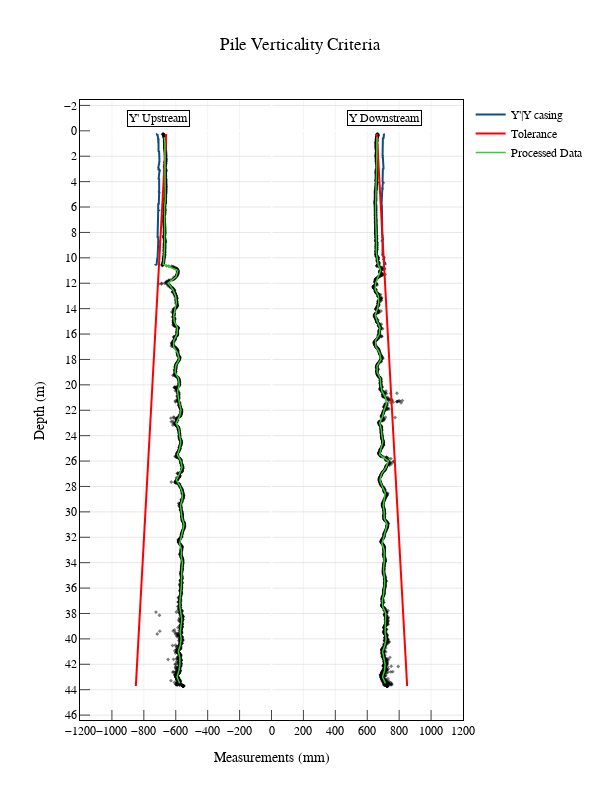

Here is the notebook cell this chart was saved with:
### Code cell
layout = go.Layout(
                    font = dict(family = 'Arial', color = 'black'), #Sets the global font
                    width = 600,
                    height = 800,
                    title = dict(text = 'Pile Verticality Criteria',
                                 x = 0.5 , 
                                 xanchor = 'center'),
                    plot_bgcolor='#FFF',  # Sets background color to white
                    xaxis=dict(
                        title = 'Measurements (mm)', 
                        linecolor = 'black',  
                        range = [-1200,1200],
                        mirror=True,
                        showgrid=True,
                        gridcolor = '#E8E7E4',
                        gridwidth = 0.5,
                        ticks = 'inside',
                        ticklen = 10,
                        tickmode = 'linear',
                        tickangle = 0,
                        tick0 = -1200,
                        dtick = 200
                       ),
                    yaxis=dict(
                        title = 'Depth (m)',  
                        linecolor = 'black',  
                        mirror=True,
                        tickmode = 'linear',
                        showgrid=True,
                        gridcolor = '#E8E7E4',
                        ticks = 'inside',
                        ticklen = 10,
                        tick0 = 0,
                        dtick = 2,
                        autorange= 'reversed',
                        range = [0, 54],
                    )
                    )

data=go.Scatter(x=df_koden['Y'], y=df_koden['Depth (m)'], mode = 'markers',showlegend=False,
                marker = dict(color = 'black',
                              size = 3,
                              symbol = "diamond",
                              opacity = 0.5))

fig = go.Figure(data=data, layout=layout)
                              
fig.add_trace(go.Scatter
              (x=df_koden["Y'"]*-1, y=df_koden['Depth (m)'], mode = 'markers',showlegend=False,
                marker = dict(color = 'black',
                              size = 3,
                              symbol = "diamond",
                              opacity = 0.5)))

#ADD CASING Traces
fig.add_trace(go.Scatter
              (x=df_casing["Y'"]*-1, y=df_casing['Depth (m)'], mode = 'lines',name="Y'|Y casing",
               line_color = '#0D4C85'))

fig.add_trace(go.Scatter
              (x=df_casing["Y"], y=df_casing['Depth (m)'], mode = 'lines',
               line_color = '#0D4C85',showlegend=False))

#ADD TOLERANCE Traces

y = [0.25,43.71]
fig.add_trace(go.Scatter (x=[660,850], y=y, mode = 'lines',name='Tolerance',
                         line= dict(color = 'red',
                                     width = 2)))

fig.add_trace(go.Scatter (x=[-660,-850], y=y, mode = 'lines',showlegend=False,
                         line= dict(color = 'red',
                                     width = 2)))

#ADD FITLERED DATA
fig.add_trace(go.Scatter (x=df_filt['Y'], y=df_filt['Depth (m)'], mode = 'lines',showlegend=False,
                         line= dict(color = 'limegreen',
                                     width = 1.5)))
fig.add_trace(go.Scatter (x=df_filt["Y'"]*-1, y=df_filt['Depth (m)'], mode = 'lines',name= 'Processed Data',
                         line= dict(color = 'limegreen',
                                     width = 1.5)))


#ANNOTATIONS
fig.add_annotation( x=-710, y=-1, text="Y' Upstream",xanchor ='center',bordercolor='black', showarrow=False)
fig.add_annotation( x=710, y=-1, text="Y Downstream",xanchor ='center',bordercolor='black', showarrow=False)
fig.show()

### Figure 1 — Plotly figure (JSON) as saved in the notebook; plotly's stock layout.template omitted (floating-point values rounded to 4 significant figures; data arrays with more than 128 entries replaced by an {"elided": "..."} marker saying what was removed)
{"data": [{"marker": {"color": "black", "opacity": 0.5, "size": 3, "symbol": "diamond"}, "mode": "markers", "showlegend": false, "type": "scatter", "x": {"elided": "2336 int values"}, "y": {"elided": "2336 float values"}}, {"marker": {"color": "black", "opacity": 0.5, "size": 3, "symbol": "diamond"}, "mode": "markers", "showlegend": false, "type": "scatter", "x": {"elided": "2336 int values"}, "y": {"elided": "2336 float values"}}, {"line": {"color": "#0D4C85"}, "mode": "lines", "name": "Y'|Y casing", "type": "scatter", "x": {"elided": "2336 int values"}, "y": {"elided": "2336 float values"}}, {"line": {"color": "#0D4C85"}, "mode": "lines", "showlegend": false, "type": "scatter", "x": {"elided": "2336 int values"}, "y": {"elided": "2336 float values"}}, {"line": {"color": "red", "width": 2}, "mode": "lines", "name": "Tolerance", "type": "scatter", "x": [660, 850], "y": [0.25, 43.71]}, {"line": {"color": "red", "width": 2}, "mode": "lines", "showlegend": false, "type": "scatter", "x": [-660, -850], "y": [0.25, 43.71]}, {"line": {"color": "limegreen", "width": 1.5}, "mode": "lines", "showlegend": false, "type": "scatter", "x": [714, 696, 708, 712, 704, 696, 710, 718, 712, 713, 718, 716, 698, 694, 702, 708, 710, 706, 702, 706, 706, 706, 692, 702, 714, 725, 706, 706, 700, 708, 713, 694, 679, 690, 718, 732, 678, 686, 698, 692, 688, 678, 696, 705, 720, 714, 692, 684, 682, 662, 662, 686, 678, 654, 652, 676, 680, 662, 650, 664, 672, 670, 650, 652, 670, 684, 668, 664, 656, 658, 656, 654, 654, 652, 652, 652, 652, 652, 655, 656, 658, 658, 660, 658, 658, 657, 661], "y": [43.5, 43, 42.5, 42, 41.5, 41, 40.5, 40, 39.5, 39, 38.5, 38, 37.5, 37, 36.5, 36, 35.5, 35, 34.5, 34, 33.5, 33, 32.5, 32, 31.5, 31, 30.5, 30, 29.5, 29, 28.5, 28, 27.5, 27, 26.5, 26, 25.5, 25, 24.5, 24, 23.5, 23, 22.5, 22, 21.5, 21, 20.5, 20, 19.5, 19, 18.5, 18, 17.5, 17, 16.5, 16, 15.5, 15, 14.5, 14, 13.5, 13, 12.5, 12, 11.5, 11, 10.5, 10, 9.5, 9, 8.5, 8, 7.5, 7, 6.5, 6, 5.5, 5, 4.5, 4, 3.5, 3, 2.5, 2, 1.5, 1, 0.5]}, {"line": {"color": "limegreen", "width": 1.5}, "mode": "lines", "name": "Processed Data", "type": "scatter", "x": [-576, -592, -580, -574, -574, -584, -572, -566, -572, -565, -562, -568, -574, -574, -568, -566, -564, -564, -562, -558, -566, -564, -576, -566, -556, -548, -560, -564, -570, -560, -558, -572, -596, -577, -560, -568, -590, -576, -568, -576, -580, -598, -576, -567, -576, -584, -588, -578, -583, -604, -600, -578, -588, -614, -612, -592, -590, -610, -612, -606, -596, -601, -618, -648, -598, -588, -678, -674, -670, -670, -670, -670, -670, -674, -670, -670, -666, -666, -664, -664, -666, -666, -665, -664, -668, -668, -672], "y": [43.5, 43, 42.5, 42, 41.5, 41, 40.5, 40, 39.5, 39, 38.5, 38, 37.5, 37, 36.5, 36, 35.5, 35, 34.5, 34, 33.5, 33, 32.5, 32, 31.5, 31, 30.5, 30, 29.5, 29, 28.5, 28, 27.5, 27, 26.5, 26, 25.5, 25, 24.5, 24, 23.5, 23, 22.5, 22, 21.5, 21, 20.5, 20, 19.5, 19, 18.5, 18, 17.5, 17, 16.5, 16, 15.5, 15, 14.5, 14, 13.5, 13, 12.5, 12, 11.5, 11, 10.5, 10, 9.5, 9, 8.5, 8, 7.5, 7, 6.5, 6, 5.5, 5, 4.5, 4, 3.5, 3, 2.5, 2, 1.5, 1, 0.5]}], "layout": {"annotations": [{"bordercolor": "black", "showarrow": false, "text": "Y' Upstream", "x": -710, "xanchor": "center", "y": -1}, {"bordercolor": "black", "showarrow": false, "text": "Y Downstream", "x": 710, "xanchor": "center", "y": -1}], "font": {"color": "black", "family": "Arial"}, "height": 800, "plot_bgcolor": "#FFF", "title": {"text": "Pile Verticality Criteria", "x": 0.5, "xanchor": "center"}, "width": 600, "xaxis": {"dtick": 200, "gridcolor": "#E8E7E4", "gridwidth": 0.5, "linecolor": "black", "mirror": true, "range": [-1200, 1200], "showgrid": true, "tick0": -1200, "tickangle": 0, "ticklen": 10, "tickmode": "linear", "ticks": "inside", "title": {"text": "Measurements (mm)"}}, "yaxis": {"autorange": "reversed", "dtick": 2, "gridcolor": "#E8E7E4", "linecolor": "black", "mirror": true, "range": [0, 54], "showgrid": true, "tick0": 0, "ticklen": 10, "tickmode": "linear", "ticks": "inside", "title": {"text": "Depth (m)"}}}}
